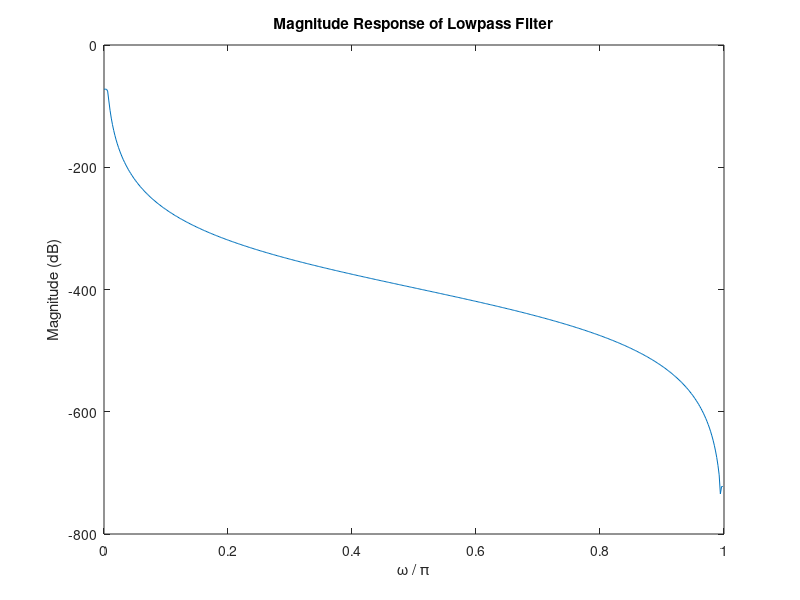

This figure's MATLAB source:
%Variables needed for lowpass butter function
Omega_c = pi/3;
Fs = 1000; % Sampling frequency (not specified in problem)
Fc = Omega_c/(Fs/2) % Cutoff frequency = Omega_c / (Sample frequecy/2) normalized
% Eighth-order digital lowpass filter
[b_low, a_low] = butter(8, Fc, 'low');
figure;
zplane(b_low, a_low);
title('Poles and Zeros of Lowpass Filter');

[h,w] = freqz(b_low,a_low);
dB = mag2db(abs(h)); %dB = 20 log10(|h|).
plot(w/pi,dB)
xlabel('\omega / \pi')
ylabel('Magnitude (dB)')
title('Magnitude Response of Lowpass Filter');